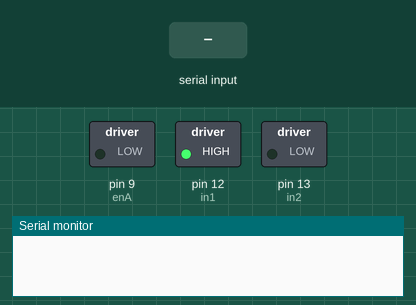
Simulated run of this sketch. Board: Arduino Uno, built with avr-gcc and run on an emulated ATmega328P. Shown: switched loads named in the sketch (green lamp = pin HIGH), the last lines printed to the serial monitor. The inputs (shaded band) are chosen by the test bench.

Above: at 1.2 s.
1.3 s: "90,45\n" received over Serial
At 2.9 s:
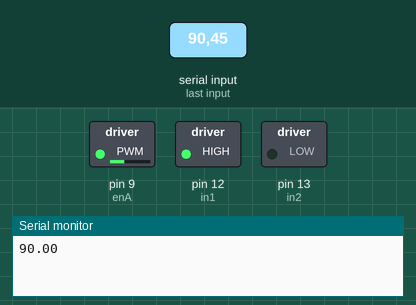
3.8 s: "30,150\n" received over Serial
At 6.0 s:
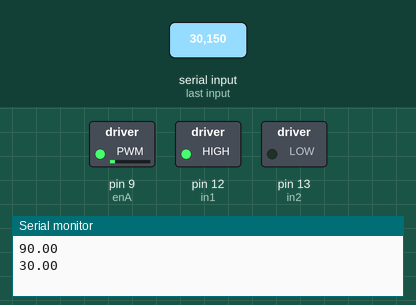
6.3 s: "200\n" received over Serial
At 7.9 s:
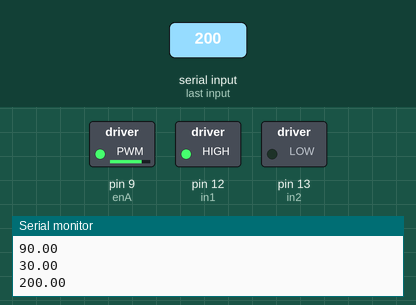
8.7 s: "90\n" received over Serial
At 10.9 s:
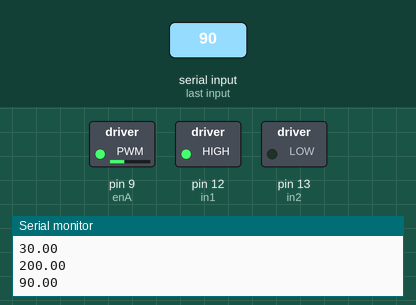
Timing chart, 0 to 12.1 s (numbered marks = the images above; inputs shaded):
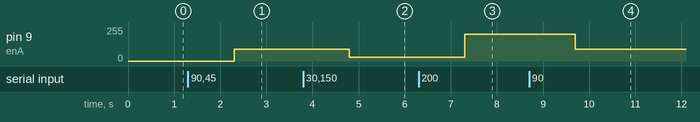

Measured:
- after the input at 1.3 s, pin 9 (enA): 0/255 → 90/255 after 1.0 s
- after the input at 3.8 s, pin 9 (enA): 90/255 → 30/255 after 1.0 s
- after the input at 6.3 s, pin 9 (enA): 30/255 → 200/255 after 1.0 s
- after the input at 8.7 s, pin 9 (enA): 200/255 → 90/255 after 1.0 s

The sketch:

proba_control_motors.ino
```cpp
#define enA 9
#define in1 12
#define in2 13

float cmd = 0.0;

void setup() {

  pinMode(enA, OUTPUT);
  pinMode(in1, OUTPUT);
  pinMode(in2, OUTPUT);

  digitalWrite(in1,HIGH);
  digitalWrite(in2,LOW );

  Serial.begin(115200);

}

void loop() {

  if(Serial.available())
  {
    cmd = Serial.readString().toFloat();
    Serial.println(cmd);
  }
  analogWrite(enA, cmd);
}
```
